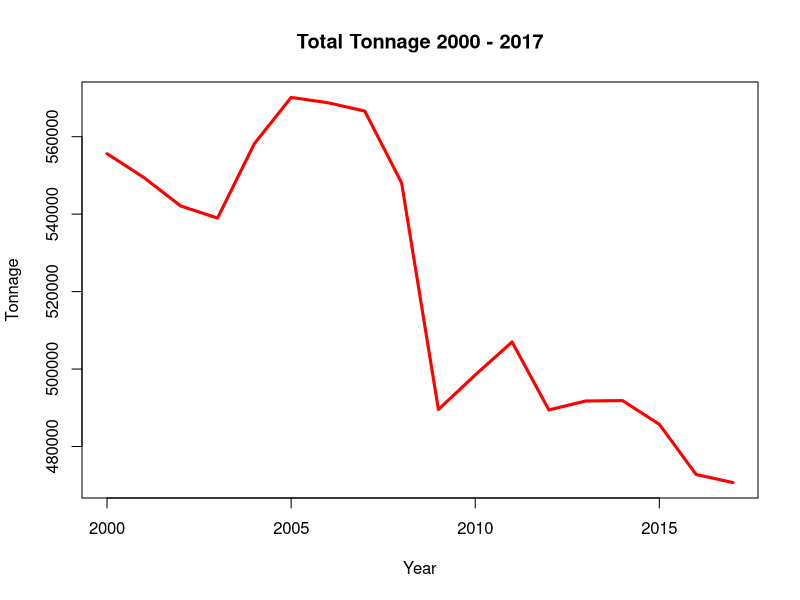
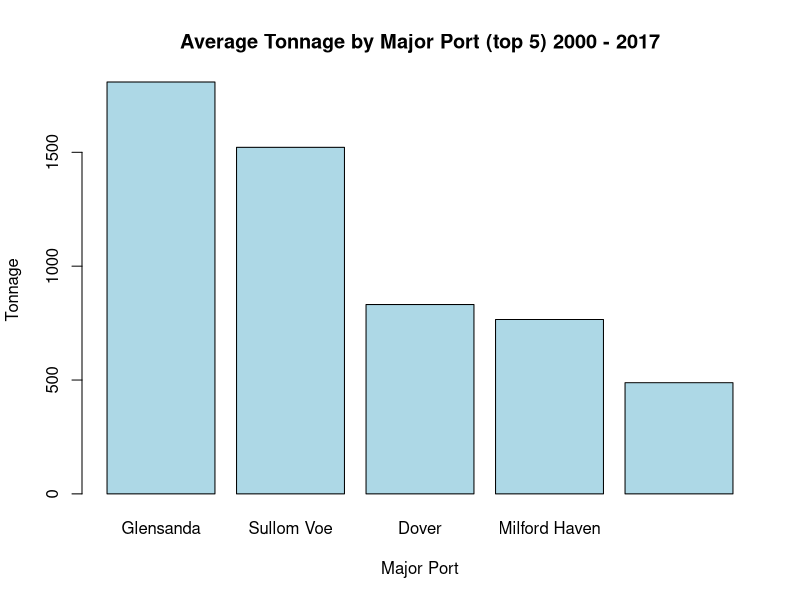
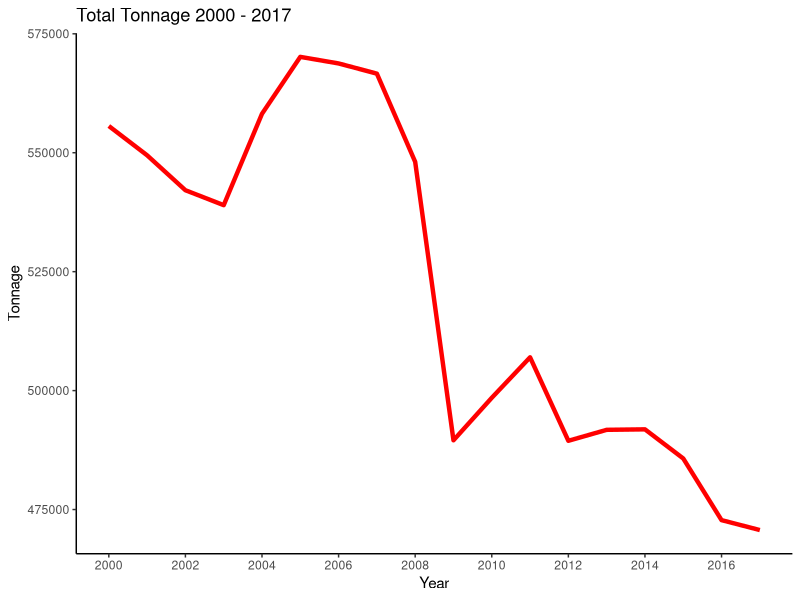

Write the R code that produced these figures, in order.
## ---- chunk 1
# Every file must contain at least one R chunk due to the linting process.
## ---- chunk 2

library(tidyverse)
library(readxl)

port <- read_excel("data/port0499.xlsx")

total_tonnage <- port %>%
  group_by(year) %>%
  summarise(total = sum(tonnage))

average_tonnage <- port %>%
  group_by(polu_majorport) %>%
  summarise(avg_tonnage = mean(tonnage)) %>%
  top_n(5, wt = avg_tonnage) %>%
  arrange(desc(avg_tonnage))

## ---- chunk 3
plot(total_tonnage$year, total_tonnage$total,
     type = "l",
     col = "red",
     lwd = 3,
     xlab = "Year",
     ylab = "Tonnage",
     main = "Total Tonnage 2000 - 2017")
## ---- chunk 4
barplot(average_tonnage$avg_tonnage,
        width = 2,
        names.arg = c("Glensanda", "Sullom Voe", "Dover",
                      "Milford Haven", "Rivers Hull & Humber"),
        col = "lightblue",
        xlab = "Major Port",
        ylab = "Tonnage",
        main = "Average Tonnage by Major Port (top 5) 2000 - 2017")
## ---- chunk 5
ggplot(data = total_tonnage) +
  geom_line(aes(x = year, y = total), col = "red", size = 1.5) +
  xlab("Year") +
  ylab("Tonnage") +
  ggtitle("Total Tonnage 2000 - 2017") +
  scale_x_continuous(breaks = seq(2000, 2017, 2)) +
  theme_classic()
